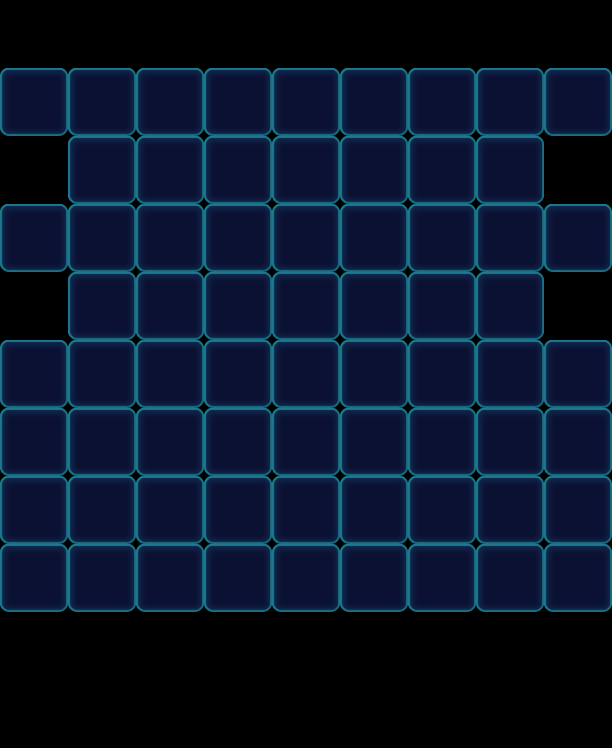

Tiled map render using the project's own tile images. Description and the map definition, with tile-layer contents summarised, below:
An orthogonal 9x11 tile map with 68x68 px tiles, 1 tile layer (Valid), 2 tilesets and 53 objects (22x Floor, 13x Factory_Normal, 9x Bomb, 9x Lock).

<map version="1.0" orientation="orthogonal" width="9" height="11" tilewidth="68" tileheight="68">
 <tileset firstgid="1" name="game_grid1" tilewidth="68" tileheight="68">
  <image source="game_grid1.png" width="68" height="68" />
 </tileset>
 <tileset firstgid="2" name="map" tilewidth="68" tileheight="68">
  <image source="map.png" width="1024" height="1024" />
 </tileset>
 <layer name="Valid" width="9" height="11">
  <data>[99 cells, 68 non-empty, 1 distinct tile ids]</data>
 </layer>
 <objectgroup name="BottomObj" width="9" height="11">
  <object type="Floor" gid="33" x="0" y="136">
   <properties>
    <property name="Layers" value="2" />
   </properties>
  </object>
  <object type="Floor" gid="33" x="0" y="272">
   <properties>
    <property name="Layers" value="2" />
   </properties>
  </object>
  <object type="Floor" gid="33" x="544" y="272">
   <properties>
    <property name="Layers" value="2" />
   </properties>
  </object>
  <object type="Floor" gid="33" x="544" y="136">
   <properties>
    <property name="Layers" value="2" />
   </properties>
  </object>
  <object type="Floor" gid="33" x="544" y="612">
   <properties>
    <property name="Layers" value="2" />
   </properties>
  </object>
  <object type="Floor" gid="33" x="272" y="544">
   <properties>
    <property name="Layers" value="2" />
   </properties>
  </object>
  <object type="Floor" gid="33" x="204" y="612">
   <properties>
    <property name="Layers" value="2" />
   </properties>
  </object>
  <object type="Floor" gid="33" x="476" y="544">
   <properties>
    <property name="Layers" value="2" />
   </properties>
  </object>
  <object type="Floor" gid="33" x="408" y="612">
   <properties>
    <property name="Layers" value="2" />
   </properties>
  </object>
  <object type="Floor" gid="33" x="136" y="544">
   <properties>
    <property name="Layers" value="2" />
   </properties>
  </object>
  <object type="Floor" gid="33" x="68" y="612">
   <properties>
    <property name="Layers" value="2" />
   </properties>
  </object>
  <object type="Floor" gid="33" x="340" y="544">
   <properties>
    <property name="Layers" value="2" />
   </properties>
  </object>
  <object type="Floor" gid="33" x="272" y="612">
   <properties>
    <property name="Layers" value="2" />
   </properties>
  </object>
  <object type="Floor" gid="33" x="0" y="544">
   <properties>
    <property name="Layers" value="2" />
   </properties>
  </object>
  <object type="Floor" gid="33" x="544" y="544">
   <properties>
    <property name="Layers" value="2" />
   </properties>
  </object>
  <object type="Floor" gid="33" x="476" y="612">
   <properties>
    <property name="Layers" value="2" />
   </properties>
  </object>
  <object type="Floor" gid="33" x="204" y="544">
   <properties>
    <property name="Layers" value="2" />
   </properties>
  </object>
  <object type="Floor" gid="33" x="136" y="612">
   <properties>
    <property name="Layers" value="2" />
   </properties>
  </object>
  <object type="Floor" gid="33" x="408" y="544">
   <properties>
    <property name="Layers" value="2" />
   </properties>
  </object>
  <object type="Floor" gid="33" x="340" y="612">
   <properties>
    <property name="Layers" value="2" />
   </properties>
  </object>
  <object type="Floor" gid="33" x="68" y="544">
   <properties>
    <property name="Layers" value="2" />
   </properties>
  </object>
  <object type="Floor" gid="33" x="0" y="612">
   <properties>
    <property name="Layers" value="2" />
   </properties>
  </object>
 </objectgroup>
 <objectgroup name="MiddleObj" width="9" height="11">
  <object type="Bomb" gid="18" x="68" y="476">
   <properties>
    <property name="BombTime" value="9" />
    <property name="Color" value="Pink" />
   </properties>
  </object>
  <object type="Bomb" gid="2" x="544" y="476">
   <properties>
    <property name="BombTime" value="9" />
    <property name="Color" value="Blue" />
   </properties>
  </object>
  <object type="Bomb" gid="19" x="476" y="476">
   <properties>
    <property name="BombTime" value="9" />
    <property name="Color" value="Yellow" />
   </properties>
  </object>
  <object type="Bomb" gid="19" x="136" y="476">
   <properties>
    <property name="BombTime" value="9" />
    <property name="Color" value="Yellow" />
   </properties>
  </object>
  <object type="Bomb" gid="2" x="204" y="476">
   <properties>
    <property name="BombTime" value="9" />
    <property name="Color" value="Blue" />
   </properties>
  </object>
  <object type="Bomb" gid="3" x="272" y="476">
   <properties>
    <property name="BombTime" value="9" />
    <property name="Color" value="Green" />
   </properties>
  </object>
  <object type="Bomb" gid="18" x="408" y="476">
   <properties>
    <property name="BombTime" value="9" />
    <property name="Color" value="Pink" />
   </properties>
  </object>
  <object type="Bomb" gid="17" x="340" y="476">
   <properties>
    <property name="BombTime" value="9" />
    <property name="Color" value="Purple" />
   </properties>
  </object>
  <object type="Bomb" gid="17" x="0" y="476">
   <properties>
    <property name="BombTime" value="9" />
    <property name="Color" value="Purple" />
   </properties>
  </object>
 </objectgroup>
 <objectgroup color="#000000" name="TopObj" width="9" height="11">
  <object type="Lock" gid="49" x="68" y="476" />
  <object type="Lock" gid="49" x="0" y="476" />
  <object type="Lock" gid="49" x="272" y="476" />
  <object type="Lock" gid="49" x="136" y="476" />
  <object type="Lock" gid="49" x="204" y="476" />
  <object name="10" type="Factory_Normal" x="204" y="0" width="68" height="68">
   <properties>
    <property name="FactoryColorsConfig" value="Blue,Green,Yellow,Purple,Pink" />
   </properties>
  </object>
  <object name="10" type="Factory_Normal" x="408" y="0" width="68" height="68">
   <properties>
    <property name="FactoryColorsConfig" value="Blue,Green,Yellow,Purple,Pink" />
   </properties>
  </object>
  <object name="10" type="Factory_Normal" x="272" y="0" width="68" height="68">
   <properties>
    <property name="FactoryColorsConfig" value="Blue,Green,Yellow,Purple,Pink" />
   </properties>
  </object>
  <object name="10" type="Factory_Normal" x="476" y="0" width="68" height="68">
   <properties>
    <property name="FactoryColorsConfig" value="Blue,Green,Yellow,Purple,Pink" />
   </properties>
  </object>
  <object name="10" type="Factory_Normal" x="544" y="0" width="68" height="68">
   <properties>
    <property name="FactoryColorsConfig" value="Blue,Green,Yellow,Purple,Pink" />
   </properties>
  </object>
  <object name="10" type="Factory_Normal" x="0" y="0" width="68" height="68">
   <properties>
    <property name="FactoryColorsConfig" value="Blue,Green,Yellow,Purple,Pink" />
   </properties>
  </object>
  </objectgroup>
</map>
<!-- 11 of 53 objects omitted -->
